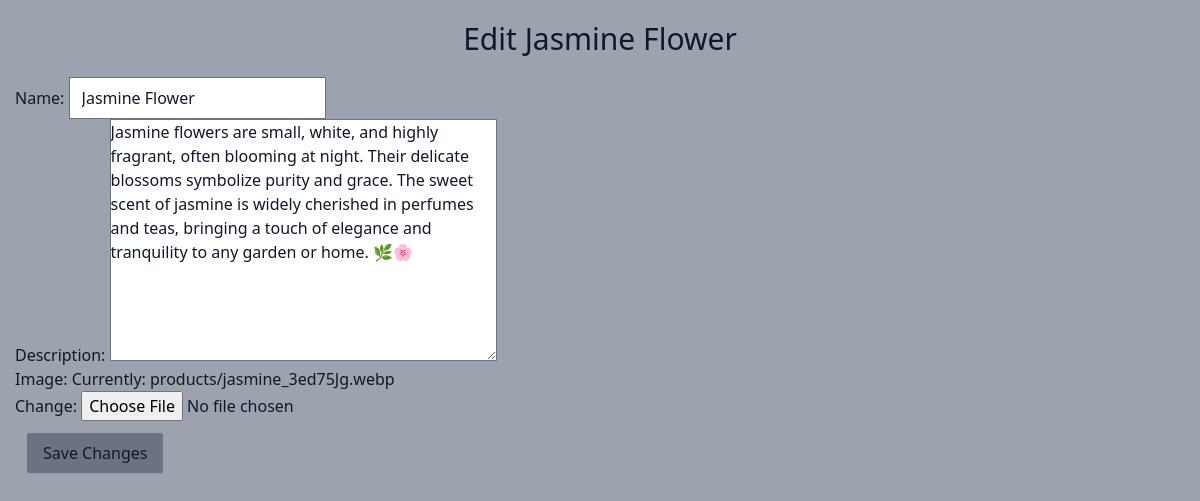
/4/edit, run on the app's committed database.
### gallery/models.py (models this page shows, shortened)
class Product(models.Model):
    name = models.CharField(max_length=225)
    description = models.TextField()
    image = models.ImageField(upload_to='products/')
    created_at = models.DateTimeField(auto_now_add=True)
    updated_at = models.DateTimeField(auto_now=True)

### gallery/views.py (the view)
# urls.py: path('<int:pk>/edit',views.edit_product, name='edit_product'),
def edit_product(request,pk):
    product = get_object_or_404(Product,pk=pk)
    if request.method == 'POST':
        form = ProductForm(request.POST, instance=product)
        if form.is_valid():
            form.save()
            return redirect('product_list')
    else:
        form = ProductForm(instance=product)
    return render(request,'gallery/edit.html',{
        'form':form,
        'title':product.name
        })

### gallery/forms.py
class ProductForm(ModelForm):
    class Meta:
        model = Product
        fields = ['name','description','image']

### gallery/templates/gallery/edit.html (shortened to what this page needs)
{% extends 'gallery/layout.html' %}
{% load tailwind_filters %}
{% block body %}
<div class="max-w-[1320px]">
    <div class="max-w-[1170px] mx-auto">
        <h2 class="text-center m-4 text-[30px]">Edit {{title}}</h2>
        <form method="post">
            {{form| crispy}}
            <button type="submit" class="py-2 px-4 rounded-sm m-3 shadow-sm bg-gray-500 hover:bg-zinc-500">Save Changes</button>
        </form>
    </div>
</div>
{% endblock %}

### data on the page
Product: name "Jasmine Flower", description "Jasmine flowers are small, white, and highly fragrant, often blooming at night. Their delicate blossoms symbolize purity and grace. The sweet scent of jasmine is widely cherished in perfumes and teas, bringing a touch of elegance and tranquility to any garden or home. 🌿🌸"
